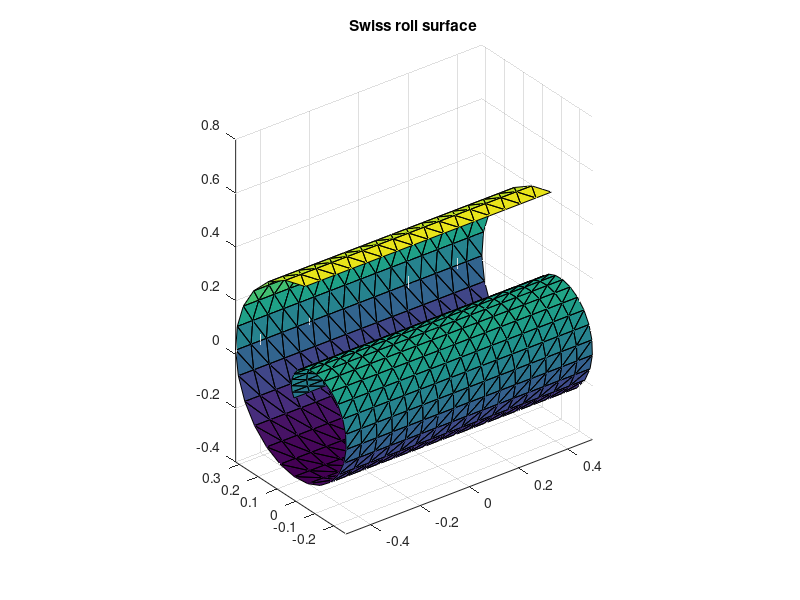

This chart was generated by the following MATLAB code: (Note: this script raises an error after producing the figure.)
% A. M. Bronstein, M. M. Bronstein, R. Kimmel, Numerical geometry of
% non-rigid shapes, Springer, 2008
%
% http://tosca.cs.technion.ac.il/book
%
% TUTORIAL
% Demonstration of multidimensional scaling using SMACOF algorithm
%
% This tutorial is based on MDS RRE code, distributed as part of 
% TOSCA = Toolbox for Surface Comparison and Analysis
% Web: http://tosca.cs.technion.ac.il
%
% (C) Copyright Michael Bronstein, 2008
% All rights reserved.

% load and display Swiss roll dataset
load swissroll

figure(1), trisurf(swiss.TRIV,swiss.X,swiss.Y,swiss.Z); axis image;
title('Swiss roll surface');
drawnow

% embed using SMACOF
disp('Embedding the intrinsic geometry of the Swiss roll swiss into R^3 using SMACOF (RRE acceleration)...')
options.X0 = [swiss.X,swiss.Y,swiss.Z];
options.method = 'rre';
options.xhistory = 'on';
options.iter = 10;
options.cycles = 3;
[X_smacof,hist_smacof] = mds(swiss.D,options);


pause

% show result at each iteration
for k = 1:length(hist_smacof.time),
    figure(2), trisurf(swiss.TRIV,hist_smacof.X{k}(:,1),hist_smacof.X{k}(:,2),hist_smacof.X{k}(:,3)); axis image;
    title(sprintf('Iteration %d, Stress=%g',k,hist_smacof.s(k)));
    drawnow 
    pause(0.25);
end


pause

% plot convergence
figure(3), semilogy(cumsum(hist_smacof.time),hist_smacof.s,'k');
xlabel('CPU time (sec)'); ylabel('stress');
title('Convergence speed');
